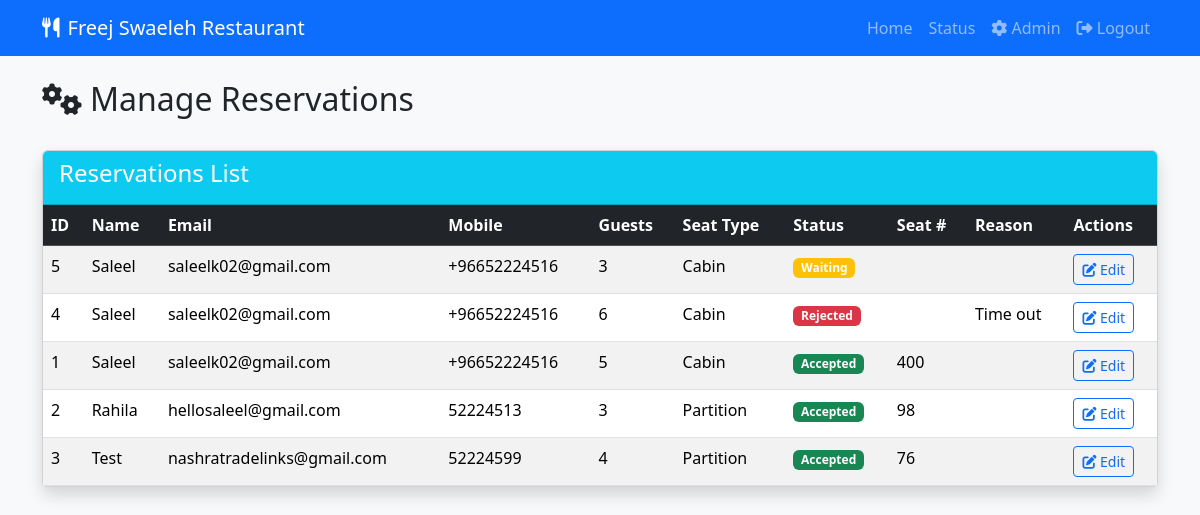
/admin (signed in), run on the app's committed database.
### tables this page shows
CREATE TABLE reservations
                 (id INTEGER PRIMARY KEY AUTOINCREMENT,
                  name TEXT NOT NULL,
                  mobile TEXT NOT NULL,
                  email TEXT NOT NULL,
                  guests INTEGER NOT NULL,
                  seat_type TEXT NOT NULL,
                  status TEXT DEFAULT 'waiting',
                  seat_number INTEGER,
                  rejection_reason TEXT,
                  timestamp DATETIME DEFAULT CURRENT_TIMESTAMP,
                  updated_at DATETIME DEFAULT CURRENT_TIMESTAMP);

### app.py (the view)
@app.route('/admin')
@login_required
def admin():
    conn = sqlite3.connect('reservations.db')
    c = conn.cursor()
    c.execute("SELECT * FROM reservations ORDER BY updated_at DESC")
    reservations = c.fetchall()
    conn.close()
    return render_template('admin.html', reservations=reservations)

### app.py (called while the page is built)
def login_required(f):
    @wraps(f)
    def decorated_function(*args, **kwargs):
        if not session.get('logged_in'):
            flash('Please log in to access this page.')
            return redirect(url_for('login'))
        return f(*args, **kwargs)
    return decorated_function

### templates/admin.html (shortened to what this page needs)
{% extends "base.html" %}
{% block content %}
<div class="d-flex justify-content-between align-items-center mb-4">
    <h2><i class="fas fa-cogs me-2"></i>Manage Reservations</h2>
</div>
<div class="card shadow">
    <div class="card-header bg-info text-white">
        <h4>Reservations List</h4>
    </div>
    <div class="card-body p-0">
        <div class="table-responsive">
            <table class="table table-striped mb-0">
                <thead class="table-dark">
                    <tr>
                        <th>ID</th><th>Name</th><th>Email</th><th>Mobile</th><th>Guests</th><th>Seat Type</th><th>Status</th><th>Seat #</th><th>Reason</th><th>Actions</th>
                    </tr>
                </thead>
                <tbody>
                    {% for res in reservations %}
                    <tr>
                        <td>{{ res[0] }}</td>
                        <td>{{ res[1] }}</td>
                        <td>{{ res[3] }}</td>
                        <td>{{ res[2] }}</td>
                        <td>{{ res[4] }}</td>
                        <td>{{ res[5] }}</td>
                        <td>
                            <span class="badge bg-{% if res[6]=='accepted' %}success{% elif res[6]=='rejected' %}danger{% else %}warning{% endif %}">
                                {{ res[6].title() }}
                            </span>
                        </td>
                        <td>{{ res[7] or '' }}</td>
                        <td>{{ res[8] or '' }}</td>
                        <td>
                            <button type="button" class="btn btn-sm btn-outline-primary edit-reservation" data-bs-toggle="modal" data-bs-target="#updateModal"
                                    data-id="{{ res[0] }}"
                                    data-status="{{ res[6] }}"
                                    data-seat="{{ res[7] or '' }}"
                                    data-reason="{{ (res[8] or '') | e }}">
                                <i class="fas fa-edit"></i> Edit
                            </button>
                        </td>
                    </tr>
                    {% endfor %}
                </tbody>
            </table>
        </div>
    </div>
</div>
{% endblock %}

### data on the page
reservations: id "5", name "Saleel", email "saleelk02@gmail.com", mobile "+96652224516", guests "3", seat_type "Cabin", status "Waiting"
reservations: id "4", name "Saleel", email "saleelk02@gmail.com", mobile "+96652224516", guests "6", seat_type "Cabin", status "Rejected", rejection_reason "Time out"
reservations: id "1", name "Saleel", email "saleelk02@gmail.com", mobile "+96652224516", guests "5", seat_type "Cabin", status "Accepted", seat_number "400"
reservations: id "2", name "Rahila", email "hellosaleel@gmail.com", mobile "52224513", guests "3", seat_type "Partition", status "Accepted", seat_number "98"
reservations: id "3", name "Test", email "nashratradelinks@gmail.com", mobile "52224599", guests "4", seat_type "Partition", status "Accepted", seat_number "76"
